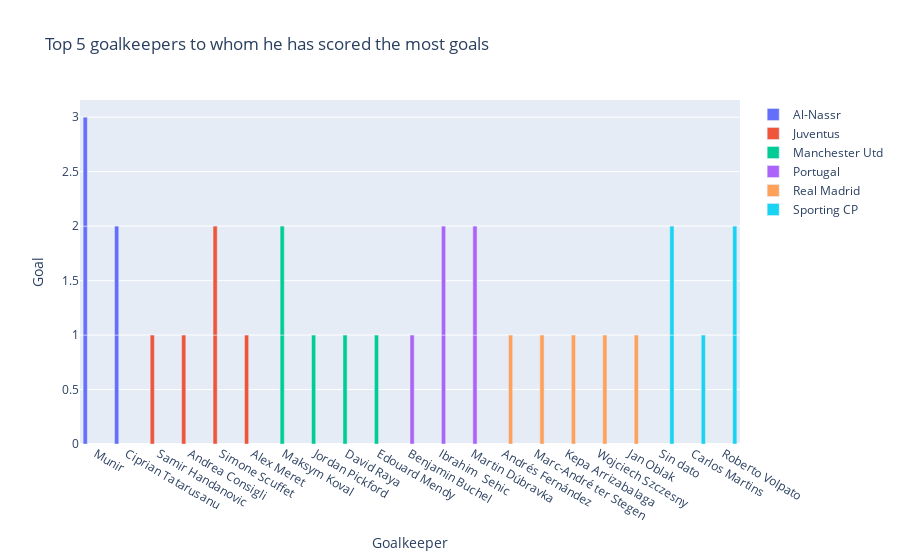

Notebook code for this chart:
### Code cell
#Agrupamos por squad y obtenemos los 5 porteros a los que más goles les ha metido ronaldo
top_5_porteros = df.groupby('Squad').apply(lambda x:x.nlargest(5, 'Goal')).reset_index(drop=True)

#creamos un objeto figura con plotly
fig = go.Figure()

#iteramos sobre cada squad y añadimos una traza de barras para los top 5 porteros a los que más goles a metido por squad

for squad, data, in top_5_porteros.groupby('Squad'):
    fig.add_trace(
        go.Bar(x= data['Goalkeeper'], y=data['Goal'], name=squad)
    )

#prezonalizamos el grafico 
fig.update_layout(
    barmode= 'group',
    xaxis_title = 'Goalkeeper',
    yaxis_title = 'Goal',
    title = 'Top 5 goalkeepers to whom he has scored the most goals'
)

fig.show()
"""
fig = go.Figure(
    data=[
        go.Bar(x=df['Squad'], y=df['Goal'], name=df['Goalkeeper']),
        go.Bar(x=df['Squad'], y=df['Goal'], name=df['Goalkeeper']),
        go.Bar(x=df['Squad'], y=df['Goal'], name=df['Goalkeeper']),
    ],
    layout=dict(
        barcornerradius=15,
    ),
)

fig.show() """

"""
fig = make_subplots(rows=1, cols=5, shared_yaxes=True)

fig.add_trace(
    go.Bar(x=df['Squad'], y=df['Goal'], name= df['Goalkeeper'], marker=dict(cornerradius=30)), 1, 1
)
fig.add_trace(
    go.Bar(x=df['Squad'], y=df['Goal'], name=df['Goalkeeper'], marker=dict(cornerradius="30%")),
    1,
    2,
)

fig.add_trace(
    go.Bar(x=df['Squad'], y=df['Goal'], name=['Goalkeeper']),
    1,
    3,
)

fig.update_layout(bargap=0.2, bargroupgap=0.1)

fig.show()"""

### Figure 1 — Plotly figure (JSON) as saved in the notebook; plotly's stock layout.template omitted (floating-point values rounded to 4 significant figures)
{"data": [{"name": "Al-Nassr", "type": "bar", "x": ["Munir", "Munir", "Munir", "Ciprian Tatarusanu", "Ciprian Tatarusanu"], "y": [1, 1, 1, 1, 1]}, {"name": "Juventus", "type": "bar", "x": ["Samir Handanovic", "Andrea Consigli", "Simone Scuffet", "Simone Scuffet", "Alex Meret"], "y": [1, 1, 1, 1, 1]}, {"name": "Manchester Utd", "type": "bar", "x": ["Maksym Koval", "Jordan Pickford", "Maksym Koval", "David Raya", "Edouard Mendy"], "y": [1, 1, 1, 1, 1]}, {"name": "Portugal", "type": "bar", "x": ["Benjamin Buchel", "Ibrahim  Sehic", "Ibrahim  Sehic", "Martin Dúbravka", "Martin Dúbravka"], "y": [1, 1, 1, 1, 1]}, {"name": "Real Madrid", "type": "bar", "x": ["Andrés Fernández", "Marc-André ter Stegen", "Kepa Arrizabalaga", "Wojciech Szczesny", "Jan Oblak"], "y": [1, 1, 1, 1, 1]}, {"name": "Sporting CP", "type": "bar", "x": ["Sin dato", "Sin dato", "Carlos Martins", "Roberto Volpato", "Roberto Volpato"], "y": [1, 1, 1, 1, 1]}], "layout": {"barmode": "group", "title": {"text": "Top 5 goalkeepers to whom he has scored the most goals"}, "xaxis": {"title": {"text": "Goalkeeper"}}, "yaxis": {"title": {"text": "Goal"}}}}
